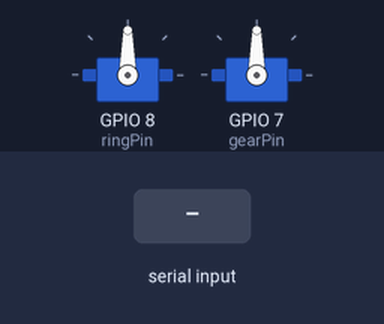
Simulated run of this sketch. Board: ESP32. Parts: 2 × servo. Inputs (shaded band) come from the test bench. What the sketch prints to the serial monitor is not drawn.

Above: at 1.2 s.
1.3 s: "push\n" received over Serial
At 4.0 s:
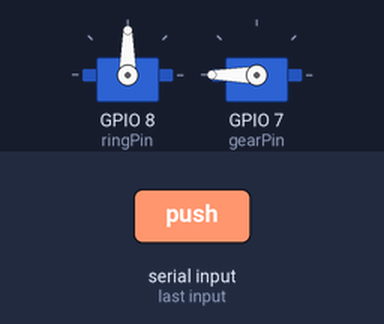
4.3 s: "pull\n" received over Serial
At 6.4 s:
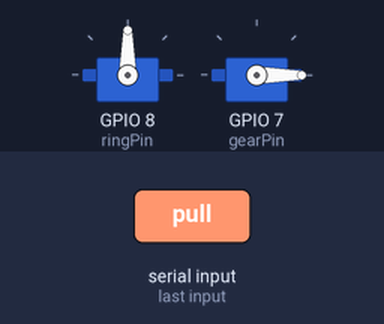
7.3 s: "spin\n" received over Serial
10.3 s: "fast\n" received over Serial
13.3 s: "push\n" received over Serial
At 13.55 s:
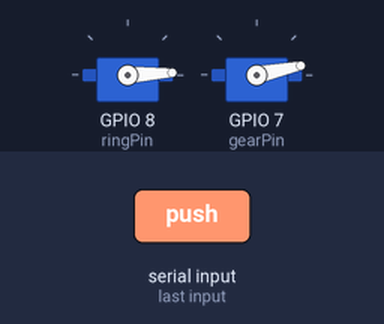
16.3 s: "forward\n" received over Serial
At 17.0 s:
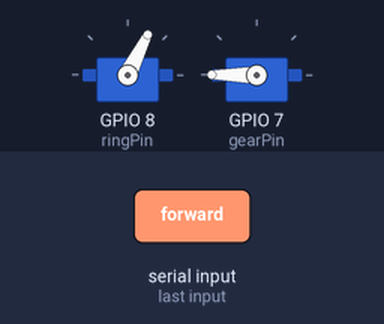
Timing chart, 0 to 19.0 s (numbered marks = the images above; inputs shaded):
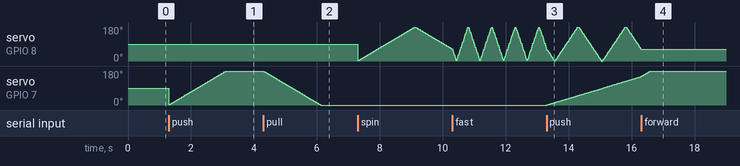

The sketch:

spin.ino
```cpp
#include <ESP32Servo.h>

Servo ringServo;  // create servo object to control a servo
Servo gearServo;

int ringPos = 0;    // variable to store the servo position
int gearPos = 0;
int ringPin = D9;
int gearPin = D8;


String ringCommand = "none";
String gearCommand = "none";
String ringDirection = "forward";
String input = "none";
int ringStep = 1;


void setup() {
  Serial.begin(115200);

  	// Allow allocation of all timers
	ESP32PWM::allocateTimer(0);
	ESP32PWM::allocateTimer(1);
	ESP32PWM::allocateTimer(2);
	ESP32PWM::allocateTimer(3);
	ringServo.setPeriodHertz(50);    // standard 50 hz servo
	ringServo.attach(ringPin, 1000, 2000); //

  gearServo.setPeriodHertz(50);
  gearServo.attach(gearPin, 1000, 2000);

  Serial.println("Ready");
}


void loop() {
  if (Serial.available()) {
    input = Serial.readStringUntil('\n');
    input.trim();

    if (input == "push" || input == "pull") {
      gearCommand = input;
    } else {
      ringCommand = input;
    }
  }

  // makes big servo spin in one direction
  // command spin never turns itself off
  if (ringCommand == "spin" && ringDirection == "forward") {
    if (ringPos < 180) {
      ringPos += min(ringStep, 180);
      ringServo.write(ringPos);
      delay(10);
    } else {
      ringDirection = "backward";
    }
  }
  // handles other direction
  if (ringCommand == "spin" && ringDirection == "backward") {
    if (ringPos > 0) {
      ringPos -= max(ringStep, 0);
      ringServo.write(ringPos);
      delay(10);
    } else {
      ringDirection = "forward";
    }
  }

  // initial set up for pushing gears for smaller servo
  if (gearCommand == "push") {
    // first return to centre
    if (gearPos != 0){
      // set gearpos to 0
      gearPos = 0;
      gearServo.write(0);
      delay(10);
    }
    gearCommand = "push_go";
  }

  // second part of rotating the servo until 180
  if (gearCommand == "push_go") {
    if (gearPos < 180) {
      gearPos += 1;
      gearServo.write(gearPos);
      delay(10);
      // command stays the same
    } else {
      gearCommand = "none";
    }
  }

  // pull the rod in via the gears back to zero
  if (gearCommand == "pull") {
    if (gearPos > 0){
      gearPos -= 1;
      gearServo.write(gearPos);
      delay(10);
    } else {
      gearCommand = "none";
    }
  }

  // changes the step of the big servo
  if (ringCommand == "fast"){
    ringStep = 5;
    ringCommand = "spin";
  }
  if (ringCommand == "slow"){
    ringStep = 1;
    ringCommand = "spin";
  }

}
```

Measured:
- after the input at 4.3 s, servo on GPIO 7 (gearPin): moves from 180° to 0° over 1.8 s, starting at once
- after the input at 13.3 s, servo on GPIO 7 (gearPin): moves from 0° to 150° over 3.0 s, starting at once
- after the input at 16.3 s, servo on GPIO 8 (ringPin): stops changing and stays 63°
